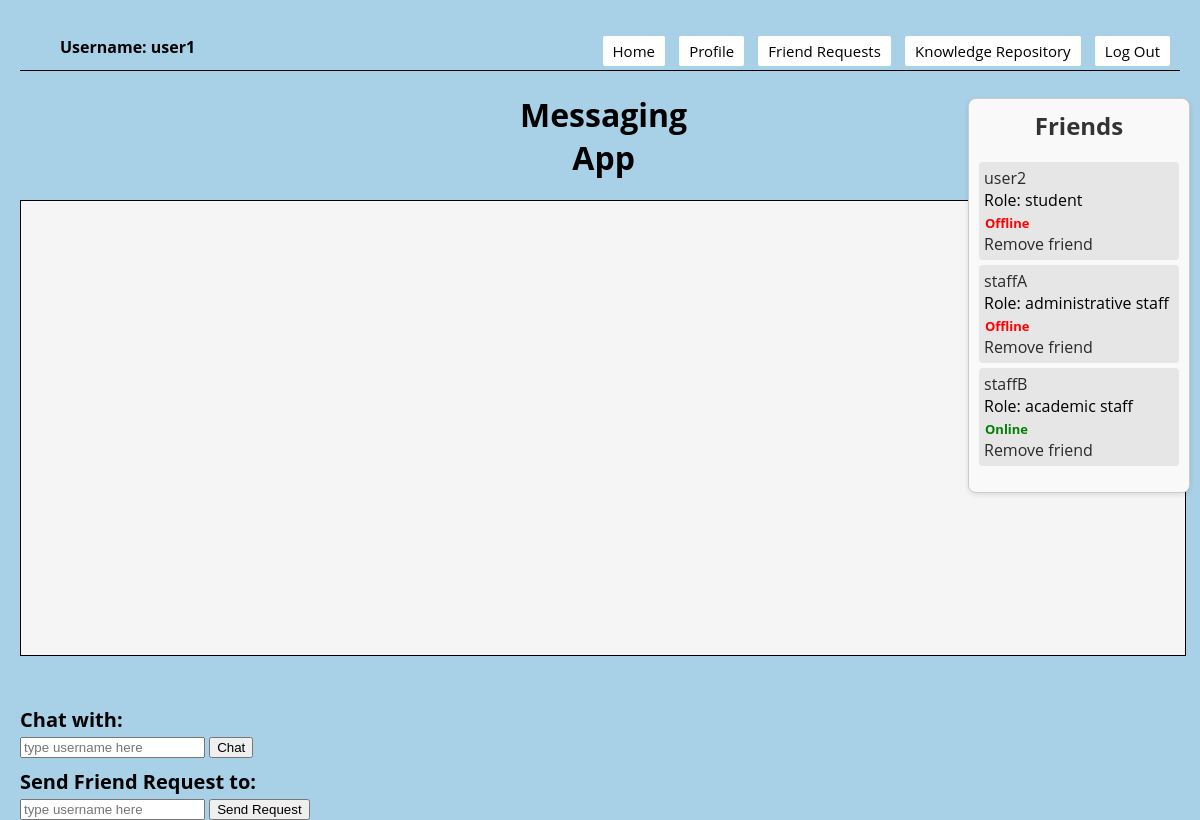
/home (signed in), run on the app's committed database.
### models.py (models this page shows)
class Base(DeclarativeBase):
    pass

class Friendship(Base):
    __tablename__ = "friendship"
    id: Mapped[int] = mapped_column(Integer, primary_key=True)
    user_id: Mapped[str] = mapped_column(String, ForeignKey('user.username'))
    friend_id: Mapped[str] = mapped_column(String, ForeignKey('user.username'))
    user = relationship("User", foreign_keys=[user_id])
    friend = relationship("User", foreign_keys=[friend_id])

### app.py (the view)
@app.route("/home")
def home():
    username = request.args.get("username") or session.get("username")
    if username is None:
        abort(404)
    received_requests = db.get_received_friend_requests(username)
    sent_requests = db.get_sent_friend_requests(username)
    friends = db.get_friends(username)  # Get the list of friends
    user = db.get_user(username)
    friends_roles = []  # Initialize an empty list for friend roles
    friend_online =[ ]
    for friend in friends:
        role = db.get_user_role(friend)
        friends_roles.append(role)
    for friend in friends:
        online  = db.get_user_online(friend)
        friend_online.append(online)
    user_role = user.role.name if hasattr(user.role, 'name') else str(user.role)
    return render_template("home.jinja", username=username, received_requests=received_requests,
                           sent_requests=sent_requests, friends=list(zip(friends, friends_roles, friend_online)), user_role=user_role)

### app.py (called while the page is built)
def csp_policy_string(policy_dict):
    return "; ".join([f"{key} {' '.join(val) if isinstance(val, list) else val}" for key, val in policy_dict.items()])

@app.after_request
def apply_csp(response):
    policy = {
    "default-src": "'self'",
    "script-src": [
        "'self'",
        "https://cdnjs.cloudflare.com",  # Allow scripts from CDN for Crypto-JS
        "https://cdn.jsdelivr.net",
        "'unsafe-inline'"
    ],
    "style-src": "'self' 'unsafe-inline'",  # Allows inline styles;
    "img-src": "'self'",
    "connect-src": "'self'",  # Restricts the URLs which can be loaded using script interfaces
    "font-src": "'self'",  # Fonts loading
    "object-src": "'none'",  # Prevents object, embed, and applet elements from rendering
    "frame-ancestors": "'none'"  # Protects against clickjacking
}
    response.headers['Content-Security-Policy'] = csp_policy_string(policy)
    return response

### db.py (called while the page is built)
def get_user(username: str):
    with Session(engine) as session:
        return session.get(User, username)

def get_received_friend_requests(username: str):
    with Session(engine) as session:
        return session.query(FriendRequest).filter_by(receiver_username=username, status='pending').all()

def get_sent_friend_requests(username: str):
    with Session(engine) as session:
        return session.query(FriendRequest).filter_by(sender_username=username, status='pending').all()

def get_friends(username: str):
    with Session(engine) as session:
        friendships = session.query(Friendship).filter(
            (Friendship.user_id == username) | (Friendship.friend_id == username)
        ).all()
        friends = set()
        for friendship in friendships:
            if friendship.user_id == username:
                friends.add(friendship.friend_id)
            else:
                friends.add(friendship.user_id)
        return list(friends)

def get_user_role(username):
    with Session(engine) as session:
        user = session.query(User).filter(User.username == username).first()
        if user:
            return user.role.value
        else:
            return None  # Return None if the user is not found

def get_user_online(username):
    with Session(engine) as session:
        user = session.query(User).filter_by(username=username).first()
        if user:
            return user.online
        else:
            return None

### templates/home.jinja (shortened to what this page needs)
{% extends 'base.jinja' %}
{% block content %}
<nav style="border-bottom: 1px solid black; overflow: auto;">
    <div style="float: left;">
        <ul>
            <li class="username" style="display: inline-block;">Username: {{ username }}</li>
        </ul>
    </div>
    <div style="float: right;">
        <ul>
            <li style="display: inline-block;"><button onclick="location.href='{{ url_for('home') }}'">Home</button></li>
            <li style="display: inline-block;"><button onclick="location.href='{{ url_for('user_profile', username=username) }}'">Profile</button></li>
            <li style="display: inline-block;"><button onclick="location.href='{{ url_for('friend_requests') }}'">Friend Requests</button></li>
            <li style="display: inline-block;"><button onclick="location.href='{{ url_for('knowledge_repository') }}'">Knowledge Repository</button></li>
            <button onclick="confirmLogout()">Log Out</button>
        </ul>
    </div>
</nav>
<h1>Messaging App </h1>
<main>
    <section id="message_box"></section>
    <section id="chat_box">
        <p class="text">Chat with: </p>
        <input id="receiver" placeholder="type username here">
        <button onclick="join_room()">Chat</button>
    </section>
    <section id="friend_request_box">
        <p class="text">Send Friend Request to:</p>
        <input id="friend_username" placeholder="type username here">
        <button onclick="sendFriendRequest()">Send Request</button>
    </section>
    <section id="friends-list">
        <h2>Friends</h2>
        <ul>
            {% if friends %}
                {% for friend, role, online in friends %}
                <li>
                    <a href="#" onclick="startPrivateConversation('{{ friend }}')">{{ friend }}</a>
                    <span>Role: {{ role }}</span><br>
                    <span class="online-status" style="color: {{ 'green' if online else 'red' }};">
                        {{ 'Online' if online else 'Offline' }}
                    </span><br>
                    <a href="#" onclick="removeFriend('{{ friend }}')">Remove friend</a>
                </li>
                {% endfor %}
            {% else %}
                <li>No friends yet.</li>
            {% endif %}
        </ul>
    </section>
</main>
{% endblock %}

### templates/home.jinja (style rules this page uses)
html, body { height: 100%; margin: 10px; display: flex; flex-direction: column; font-family: 'Open Sans', sans-serif; background-color: #A8D0E6; }
h1 { text-align: center; font-family: 'Open Sans', sans-serif; display: flex; justify-content: space-between; padding: 0 500px; }
p { font-family: 'Open Sans', sans-serif; color: black; font-size: 20px; font-weight: bold; }
nav { border-bottom: 1px solid black; overflow: auto }
#message_box { border: 1px solid black; height: 450px; width: 1160px; overflow: auto; padding: 2px; background-color: whitesmoke; }
#friends-list { position: absolute; right: 10px; top: 12%; width: 200px; max-height: 80%; overflow-y: auto; border: 1px solid #ccc; background-color: #f9f9f9; box-shadow: 0 2px 5px rgba(0,0,0,0.1); padding: 10px; border-radius: 8px; z-index: 1000; }
#friends-list h2 { margin-top: 0; color: #333; text-align: center; }
#friends-list ul { padding: 0; list-style-type: none; }
#friends-list li { list-style-type: none; padding: 5px; margin-bottom: 5px; background-color: #e6e6e6; border-radius: 4px; }
#friends-list li a { list-style-type: none; text-decoration: none; color: #2a2a2a; display: block; }
.text { margin-top: 2px; margin-bottom: 2px; }
nav button { font-family: 'Open Sans', sans-serif; padding: 5px 10px; background-color: white; color: black; border: none; border-radius: 2px; cursor: pointer; text-align: center; text-decoration: none; display: inline-block; margin-right: 10px; font-size: 15px; transition: background-color 0.3s, color 0.3s; }
nav ul li.username { font-family: 'Open Sans', sans-serif; color: black; font-weight: bold; margin-right: 10px; }
.online-status { font-family: 'Open Sans', sans-serif; font-weight: bold; font-size: 13px; padding-left: 1px; }
#friend_request_box { margin-top: 10px; }
#chat_box { margin-top: 50px; }

### data on the page
Friendship: friend "user2", role "student", value "Offline"
Friendship: user "staffA", role "administrative staff", value "Offline"
Friendship: user "staffB", role "academic staff", value "Online"

### other printed values
{{ username }} "user1"
